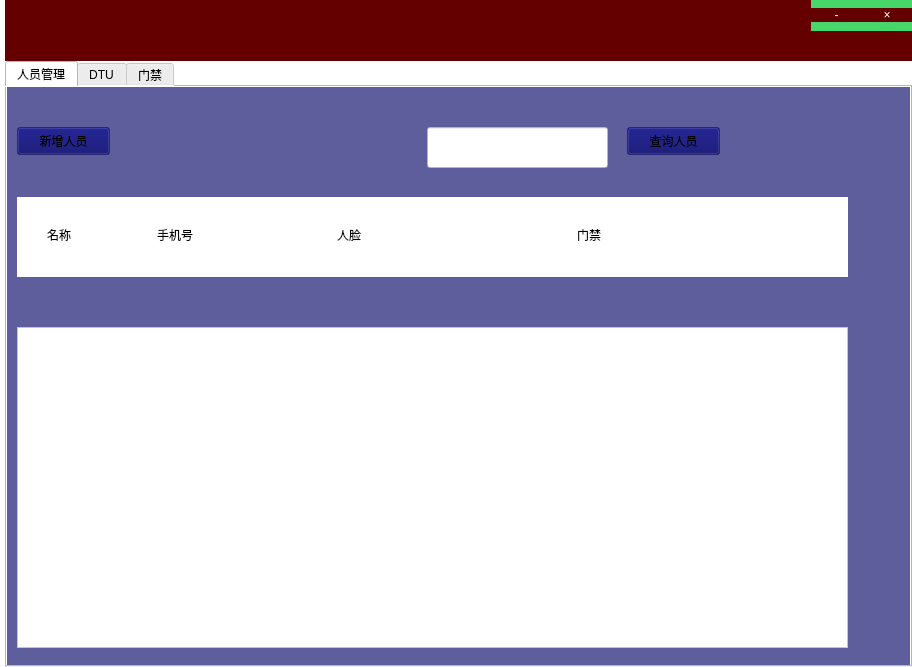
<?xml version="1.0" encoding="UTF-8"?>
<ui version="4.0">
 <class>esp8266</class>
 <widget class="QWidget" name="esp8266">
  <property name="geometry">
   <rect>
    <x>0</x>
    <y>0</y>
    <width>912</width>
    <height>667</height>
   </rect>
  </property>
  <property name="cursor">
   <cursorShape>ArrowCursor</cursorShape>
  </property>
  <property name="windowTitle">
   <string>Form</string>
  </property>
  <property name="styleSheet">
   <string notr="true">background-color: rgb(255, 255, 255);</string>
  </property>
  <layout class="QVBoxLayout" name="verticalLayout" stretch="1,10">
   <property name="spacing">
    <number>0</number>
   </property>
   <property name="leftMargin">
    <number>5</number>
   </property>
   <property name="topMargin">
    <number>0</number>
   </property>
   <property name="rightMargin">
    <number>0</number>
   </property>
   <property name="bottomMargin">
    <number>0</number>
   </property>
   <item>
    <widget class="QWidget" name="widget" native="true">
     <layout class="QVBoxLayout" name="verticalLayout_3" stretch="1,1">
      <property name="spacing">
       <number>0</number>
      </property>
      <property name="leftMargin">
       <number>0</number>
      </property>
      <property name="topMargin">
       <number>0</number>
      </property>
      <property name="rightMargin">
       <number>0</number>
      </property>
      <property name="bottomMargin">
       <number>0</number>
      </property>
      <item>
       <widget class="QWidget" name="widget_2" native="true">
        <property name="styleSheet">
         <string notr="true">background-color: rgb(71, 214, 105);</string>
        </property>
        <layout class="QHBoxLayout" name="horizontalLayout_2" stretch="16,1,1">
         <property name="spacing">
          <number>0</number>
         </property>
         <property name="leftMargin">
          <number>0</number>
         </property>
         <property name="topMargin">
          <number>0</number>
         </property>
         <property name="rightMargin">
          <number>0</number>
         </property>
         <property name="bottomMargin">
          <number>0</number>
         </property>
         <item>
          <widget class="QLabel" name="label">
           <property name="styleSheet">
            <string notr="true">background-color: rgb(100, 0, 0);</string>
           </property>
           <property name="text">
            <string/>
           </property>
          </widget>
         </item>
         <item>
          <widget class="QPushButton" name="minwindow">
           <property name="styleSheet">
            <string notr="true">QPushButton
{
	color: rgb(255, 255, 255);
	font: 25 20pt &quot;微软雅黑 Light&quot;;
	border-style:none;
	background-color: rgb(100, 0, 0);
}
QPushButton:hover
{
background-color: rgba(255, 85, 0,255);
}

</string>
           </property>
           <property name="text">
            <string>-</string>
           </property>
          </widget>
         </item>
         <item>
          <widget class="QPushButton" name="closewindow">
           <property name="styleSheet">
            <string notr="true">QPushButton
{
	color: rgb(255, 255, 255);
	font: 25 20pt &quot;微软雅黑 Light&quot;;
	border-style:none;
	background-color: rgb(100, 0, 0);
}
QPushButton:hover
{
background-color: rgba(255, 85, 0,255);
}
</string>
           </property>
           <property name="text">
            <string>×</string>
           </property>
          </widget>
         </item>
        </layout>
       </widget>
      </item>
      <item>
       <widget class="QWidget" name="widget_3" native="true">
        <property name="styleSheet">
         <string notr="true">QWidget
{
background-color: rgb(100, 0, 0);
}</string>
        </property>
       </widget>
      </item>
     </layout>
    </widget>
   </item>
   <item>
    <widget class="QTabWidget" name="tabWidget">
     <property name="styleSheet">
      <string notr="true">#tab_2:selected
{
	
	background-color: rgba(100, 0, 0, 100);
}

#tab_2:selected
{
	
	background-color: rgba(100, 0, 0, 100);
}</string>
     </property>
     <property name="tabPosition">
      <enum>QTabWidget::North</enum>
     </property>
     <property name="currentIndex">
      <number>0</number>
     </property>
     <property name="iconSize">
      <size>
       <width>200</width>
       <height>100</height>
      </size>
     </property>
     <property name="documentMode">
      <bool>false</bool>
     </property>
     <widget class="QWidget" name="tab">
      <property name="styleSheet">
       <string notr="true">
background-color: rgba(0, 0, 100, 100);</string>
      </property>
      <attribute name="title">
       <string>人员管理</string>
      </attribute>
      <layout class="QHBoxLayout" name="horizontalLayout">
       <property name="spacing">
        <number>0</number>
       </property>
       <property name="leftMargin">
        <number>0</number>
       </property>
       <property name="topMargin">
        <number>0</number>
       </property>
       <property name="rightMargin">
        <number>0</number>
       </property>
       <property name="bottomMargin">
        <number>0</number>
       </property>
       <item>
        <widget class="QWidget" name="widget_5" native="true">
         <property name="styleSheet">
          <string notr="true"/>
         </property>
         <widget class="QWidget" name="widget_6" native="true">
          <property name="geometry">
           <rect>
            <x>10</x>
            <y>110</y>
            <width>831</width>
            <height>80</height>
           </rect>
          </property>
          <property name="styleSheet">
           <string notr="true">background-color: rgb(255, 255, 255);</string>
          </property>
          <widget class="QLabel" name="label_8">
           <property name="geometry">
            <rect>
             <x>30</x>
             <y>30</y>
             <width>72</width>
             <height>15</height>
            </rect>
           </property>
           <property name="text">
            <string>名称</string>
           </property>
          </widget>
          <widget class="QLabel" name="label_10">
           <property name="geometry">
            <rect>
             <x>320</x>
             <y>30</y>
             <width>72</width>
             <height>15</height>
            </rect>
           </property>
           <property name="text">
            <string>人脸</string>
           </property>
          </widget>
          <widget class="QLabel" name="label_11">
           <property name="geometry">
            <rect>
             <x>560</x>
             <y>30</y>
             <width>72</width>
             <height>15</height>
            </rect>
           </property>
           <property name="text">
            <string>门禁</string>
           </property>
          </widget>
          <widget class="QLabel" name="label_12">
           <property name="geometry">
            <rect>
             <x>140</x>
             <y>30</y>
             <width>72</width>
             <height>15</height>
            </rect>
           </property>
           <property name="text">
            <string>手机号</string>
           </property>
          </widget>
         </widget>
         <widget class="QPushButton" name="pushButton_2">
          <property name="geometry">
           <rect>
            <x>10</x>
            <y>40</y>
            <width>93</width>
            <height>28</height>
           </rect>
          </property>
          <property name="text">
           <string>新增人员</string>
          </property>
         </widget>
         <widget class="QPushButton" name="pushButton_3">
          <property name="geometry">
           <rect>
            <x>620</x>
            <y>40</y>
            <width>93</width>
            <height>28</height>
           </rect>
          </property>
          <property name="text">
           <string>查询人员</string>
          </property>
         </widget>
         <widget class="QLineEdit" name="lineEdit_2">
          <property name="geometry">
           <rect>
            <x>420</x>
            <y>40</y>
            <width>181</width>
            <height>41</height>
           </rect>
          </property>
          <property name="styleSheet">
           <string notr="true">background-color: rgb(255, 255, 255);</string>
          </property>
         </widget>
         <widget class="QListWidget" name="listWidget">
          <property name="geometry">
           <rect>
            <x>10</x>
            <y>240</y>
            <width>831</width>
            <height>321</height>
           </rect>
          </property>
          <property name="styleSheet">
           <string notr="true">background-color: rgb(255, 255, 255);</string>
          </property>
         </widget>
        </widget>
       </item>
      </layout>
     </widget>
     <widget class="QWidget" name="tab_2">
      <property name="styleSheet">
       <string notr="true">background-color: rgba(100, 0, 0, 100);</string>
      </property>
      <attribute name="title">
       <string>DTU</string>
      </attribute>
      <layout class="QVBoxLayout" name="verticalLayout_2" stretch="2,1,8">
       <item>
        <widget class="QWidget" name="horizontalWidget" native="true">
         <layout class="QHBoxLayout" name="horizontalLayout_3" stretch="1,2,1,0,10,0">
          <item>
           <widget class="QPushButton" name="addnewdevice">
            <property name="styleSheet">
             <string notr="true">QPushButton
{
border-style:outset;
border-width:4px;
border-radius:10px;
border-color:rgba(255,255,255,255);
background-color: rgb(0, 170, 255);
font:  14pt &quot;隶书&quot;;
color: rgba(255, 255, 255, 255);
 }
                 

               
QPushButton:hover
{
border-style:outset;
border-width:4px;
border-radius:10px;
border-color:rgba(255,255,255,255);
background-color: rgba(0, 170, 255,200);
font:  14pt &quot;隶书&quot;;
}

QPushButton:pressed
{
border-style:outset;
border-width:4px;
border-radius:10px;
border-color:rgba(255,255,255,255);
 background-color:rgb(204 , 228 , 247);
font:  14pt &quot;隶书&quot;;
color: rgba(255, 255, 255, 255);

   
}</string>
            </property>
            <property name="text">
             <string>新增设备</string>
            </property>
           </widget>
          </item>
          <item>
           <widget class="QPushButton" name="pushButton">
            <property name="styleSheet">
             <string notr="true">QPushButton
{
border-style:outset;
border-width:4px;
border-radius:10px;
border-color:rgba(255,255,255,255);
background-color: rgb(0, 170, 255);
font:  14pt &quot;隶书&quot;;
color: rgba(255, 255, 255, 255);
 }
                 

               
QPushButton:hover
{
border-style:outset;
border-width:4px;
border-radius:10px;
border-color:rgba(255,255,255,255);
background-color: rgba(0, 170, 255,200);
font:  14pt &quot;隶书&quot;;
}

QPushButton:pressed
{
border-style:outset;
border-width:4px;
border-radius:10px;
border-color:rgba(255,255,255,255);
 background-color:rgb(204 , 228 , 247);
font:  14pt &quot;隶书&quot;;
color: rgba(255, 255, 255, 255);

   
}</string>
            </property>
            <property name="text">
             <string>修改设备名称</string>
            </property>
           </widget>
          </item>
          <item>
           <widget class="QPushButton" name="renew">
            <property name="styleSheet">
             <string notr="true">QPushButton
{
border-style:outset;
border-width:4px;
border-radius:10px;
border-color:rgba(255,255,255,255);
background-color: rgb(0, 170, 255);
font:  14pt &quot;隶书&quot;;
color: rgba(255, 255, 255, 255);
 }
                 

               
QPushButton:hover
{
border-style:outset;
border-width:4px;
border-radius:10px;
border-color:rgba(255,255,255,255);
background-color: rgba(0, 170, 255,200);
font:  14pt &quot;隶书&quot;;
}

QPushButton:pressed
{
border-style:outset;
border-width:4px;
border-radius:10px;
border-color:rgba(255,255,255,255);
 background-color:rgb(204 , 228 , 247);
font:  14pt &quot;隶书&quot;;
color: rgba(255, 255, 255, 255);

   
}</string>
            </property>
            <property name="text">
             <string>刷新</string>
            </property>
           </widget>
          </item>
          <item>
           <widget class="QLabel" name="label_2">
            <property name="styleSheet">
             <string notr="true">background-color: rgba(255, 255, 255, 0);</string>
            </property>
            <property name="text">
             <string/>
            </property>
           </widget>
          </item>
          <item>
           <widget class="QLineEdit" name="lineEdit">
            <property name="styleSheet">
             <string notr="true">border-style:outset;
border-width:4px;
border-radius:10px;
border-color:rgba(255,255,255,255);
background-color: rgb(255, 255, 255);</string>
            </property>
           </widget>
          </item>
          <item>
           <widget class="QPushButton" name="addnewdevice_2">
            <property name="styleSheet">
             <string notr="true">QPushButton
{
border-style:outset;
border-width:4px;
border-radius:10px;
border-color:rgba(255,255,255,255);
background-color: rgb(0, 170, 255);
font:  14pt &quot;隶书&quot;;
color: rgba(255, 255, 255, 255);
 }
                 

               
QPushButton:hover
{
border-style:outset;
border-width:4px;
border-radius:10px;
border-color:rgba(255,255,255,255);
background-color: rgba(0, 170, 255,200);
font:  14pt &quot;隶书&quot;;
}

QPushButton:pressed
{
border-style:outset;
border-width:4px;
border-radius:10px;
border-color:rgba(255,255,255,255);
 background-color:rgb(204 , 228 , 247);
font:  14pt &quot;隶书&quot;;
color: rgba(255, 255, 255, 255);

   
}</string>
            </property>
            <property name="text">
             <string>查询设备</string>
            </property>
           </widget>
          </item>
         </layout>
        </widget>
       </item>
       <item>
        <widget class="QWidget" name="widget_4" native="true">
         <layout class="QHBoxLayout" name="horizontalLayout_4" stretch="1,2,1,1,1">
          <item>
           <widget class="QLabel" name="label_3">
            <property name="sizePolicy">
             <sizepolicy hsizetype="Preferred" vsizetype="Expanding">
              <horstretch>0</horstretch>
              <verstretch>0</verstretch>
             </sizepolicy>
            </property>
            <property name="styleSheet">
             <string notr="true">
font:  14pt &quot;隶书&quot;;
color: rgba(255, 255, 255, 255);</string>
            </property>
            <property name="text">
             <string>名称</string>
            </property>
            <property name="alignment">
             <set>Qt::AlignCenter</set>
            </property>
           </widget>
          </item>
          <item>
           <widget class="QLabel" name="label_4">
            <property name="sizePolicy">
             <sizepolicy hsizetype="Preferred" vsizetype="Expanding">
              <horstretch>0</horstretch>
              <verstretch>0</verstretch>
             </sizepolicy>
            </property>
            <property name="styleSheet">
             <string notr="true">
font:  14pt &quot;隶书&quot;;
color: rgba(255, 255, 255, 255);</string>
            </property>
            <property name="text">
             <string>编号</string>
            </property>
            <property name="alignment">
             <set>Qt::AlignCenter</set>
            </property>
           </widget>
          </item>
          <item>
           <widget class="QLabel" name="label_5">
            <property name="sizePolicy">
             <sizepolicy hsizetype="Preferred" vsizetype="Expanding">
              <horstretch>0</horstretch>
              <verstretch>0</verstretch>
             </sizepolicy>
            </property>
            <property name="styleSheet">
             <string notr="true">
font:  14pt &quot;隶书&quot;;
color: rgba(255, 255, 255, 255);</string>
            </property>
            <property name="text">
             <string>在线状态</string>
            </property>
            <property name="alignment">
             <set>Qt::AlignCenter</set>
            </property>
           </widget>
          </item>
          <item>
           <widget class="QLabel" name="label_6">
            <property name="sizePolicy">
             <sizepolicy hsizetype="Preferred" vsizetype="Preferred">
              <horstretch>0</horstretch>
              <verstretch>0</verstretch>
             </sizepolicy>
            </property>
            <property name="styleSheet">
             <string notr="true">
font:  14pt &quot;隶书&quot;;
color: rgba(255, 255, 255, 255);</string>
            </property>
            <property name="text">
             <string>设备重启</string>
            </property>
            <property name="alignment">
             <set>Qt::AlignCenter</set>
            </property>
           </widget>
          </item>
          <item>
           <widget class="QLabel" name="label_7">
            <property name="text">
             <string>----------------------------------</string>
            </property>
           </widget>
          </item>
         </layout>
        </widget>
       </item>
       <item>
        <widget class="QListWidget" name="listWidget_DTU">
         <property name="styleSheet">
          <string notr="true">background-color: rgb(255, 255, 255);</string>
         </property>
        </widget>
       </item>
      </layout>
     </widget>
     <widget class="QWidget" name="tab_3">
      <attribute name="title">
       <string>门禁</string>
      </attribute>
     </widget>
    </widget>
   </item>
  </layout>
 </widget>
 <resources/>
 <connections/>
</ui>
